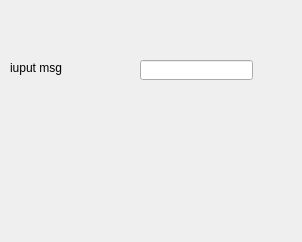
<?xml version="1.0" encoding="UTF-8"?>
<ui version="4.0">
 <class>CWidgetA</class>
 <widget class="QWidget" name="CWidgetA">
  <property name="geometry">
   <rect>
    <x>0</x>
    <y>0</y>
    <width>302</width>
    <height>242</height>
   </rect>
  </property>
  <property name="windowTitle">
   <string>Form</string>
  </property>
  <widget class="QLabel" name="label">
   <property name="geometry">
    <rect>
     <x>10</x>
     <y>60</y>
     <width>81</width>
     <height>16</height>
    </rect>
   </property>
   <property name="text">
    <string>iuput msg</string>
   </property>
  </widget>
  <widget class="QLineEdit" name="lineEdit">
   <property name="geometry">
    <rect>
     <x>140</x>
     <y>60</y>
     <width>113</width>
     <height>20</height>
    </rect>
   </property>
  </widget>
 </widget>
 <resources/>
 <connections/>
</ui>
